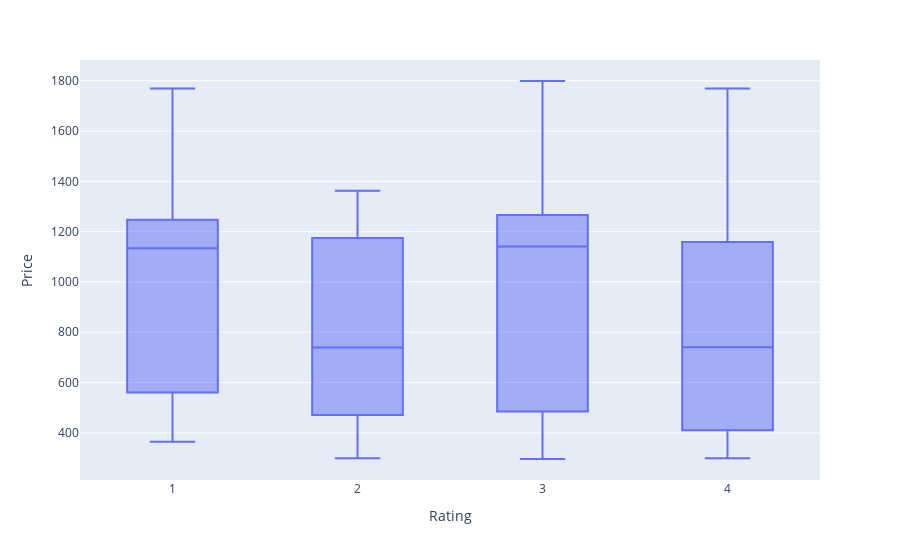

This figure's notebook cell:
### Code cell
fig = px.box(df, x="Rating", y="Price")

fig.show()



print(fig)

### Figure 1 — Plotly figure (JSON) as saved in the notebook; plotly's stock layout.template omitted (floating-point values rounded to 4 significant figures)
{"data": [{"alignmentgroup": "True", "hovertemplate": "Rating=%{x}<br>Price=%{y}<extra></extra>", "legendgroup": "", "marker": {"color": "#636efa"}, "name": "", "notched": false, "offsetgroup": "", "orientation": "v", "showlegend": false, "type": "box", "x": [3, 2, 4, 3, 3, 2, 1, 2, 2, 4, 4, 3, 1, 4, 1, 4, 3, 4, 4, 2, 1, 1, 1, 4, 1, 2, 3, 1, 3, 3, 3, 3, 2, 3, 4, 4, 1, 3, 2, 2, 2, 1, 1, 2, 2, 1, 4, 3, 2, 1, 1, 3, 2, 4, 1, 4, 1, 2, 1, 3, 4, 1, 2, 2, 3, 4, 1, 3, 3, 4, 1, 3, 3, 1, 2, 1, 1, 3, 1, 1, 3, 3, 1, 2, 3, 4, 4, 1, 3, 2, 2, 1, 3, 4, 4, 1, 3, 3, 1, 3, 3, 3, 1, 1, 1, 2, 3, 2, 1, 2, 1, 1, 3, 3, 4, 1, 3], "x0": " ", "xaxis": "x", "y": [296.0, 299, 299, 307.0, 321.9, 356.5, 364.5, 372.7, 379.9, 379.9, 391.5, 393.9, 399, 400.0, 404.2, 409.0, 409.6, 410.5, 410.7, 417.0, 433.3, 436.3, 436.3, 439.7, 454.6, 454.7, 457.4, 465.9, 468.6, 469.1, 484.2, 485.9, 487.8, 488.6, 488.8, 494.7, 497.2, 498.2, 521.0, 565.0, 578.0, 582.0, 610.0, 679, 679, 729, 740.0, 746.0, 799, 809, 899, 999, 1034.0, 1096.0, 1098.0, 1099, 1099, 1102.0, 1103.0, 1110.0, 1113.0, 1115.0, 1124.0, 1124.0, 1124.0, 1134.0, 1134.0, 1140.0, 1141.0, 1143.0, 1144.0, 1144.0, 1149, 1149, 1150.0, 1154.0, 1170.0, 1178.0, 1179.0, 1179, 1188.0, 1188.0, 1199, 1199, 1200.0, 1203.0, 1212.0, 1222.0, 1224.0, 1235.0, 1238.0, 1239.0, 1245.0, 1259, 1260.0, 1271.0, 1273.0, 1282.0, 1295.0, 1299, 1310.0, 1312.0, 1327.0, 1333, 1337.0, 1338.0, 1341.0, 1348.0, 1349.0, 1362.0, 1366.0, 1381.0, 1399, 1399, 1769, 1769, 1799], "y0": " ", "yaxis": "y"}], "layout": {"boxmode": "group", "legend": {"tracegroupgap": 0}, "margin": {"t": 60}, "xaxis": {"anchor": "y", "domain": [0, 1], "title": {"text": "Rating"}}, "yaxis": {"anchor": "x", "domain": [0, 1], "title": {"text": "Price"}}}}
